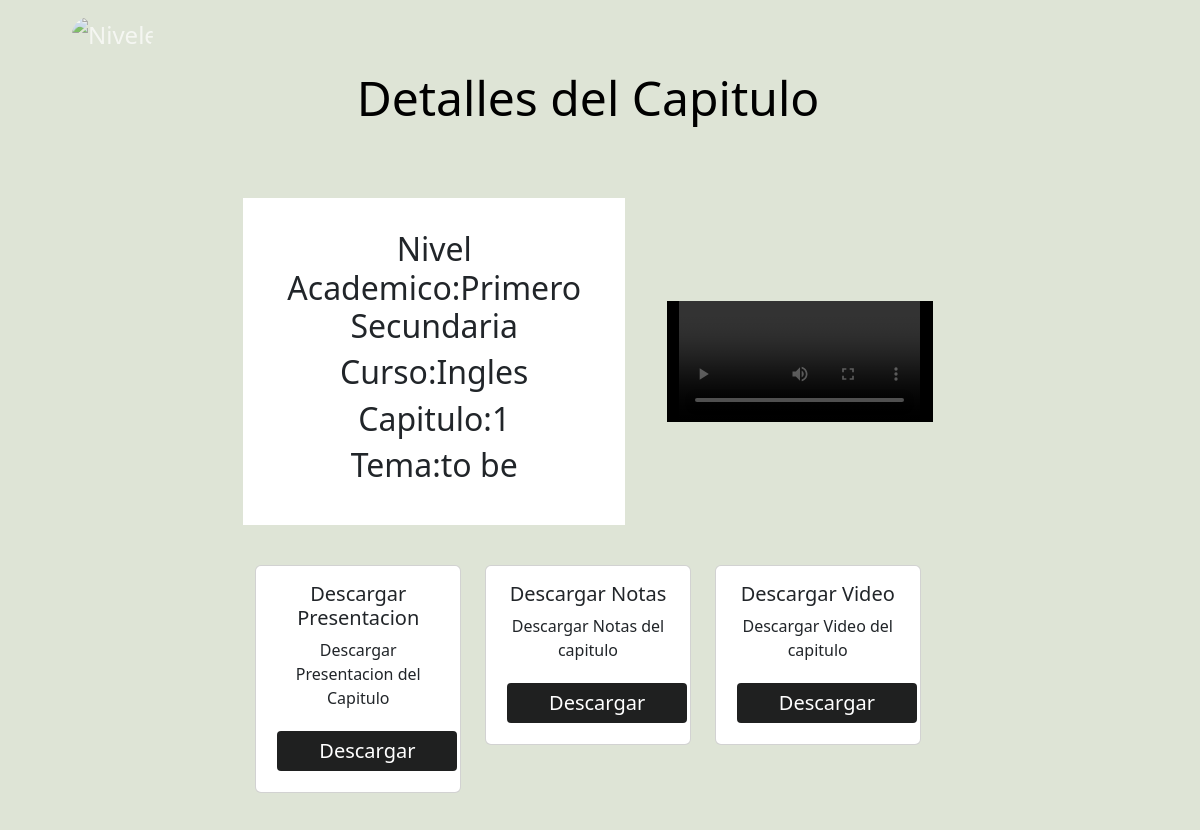
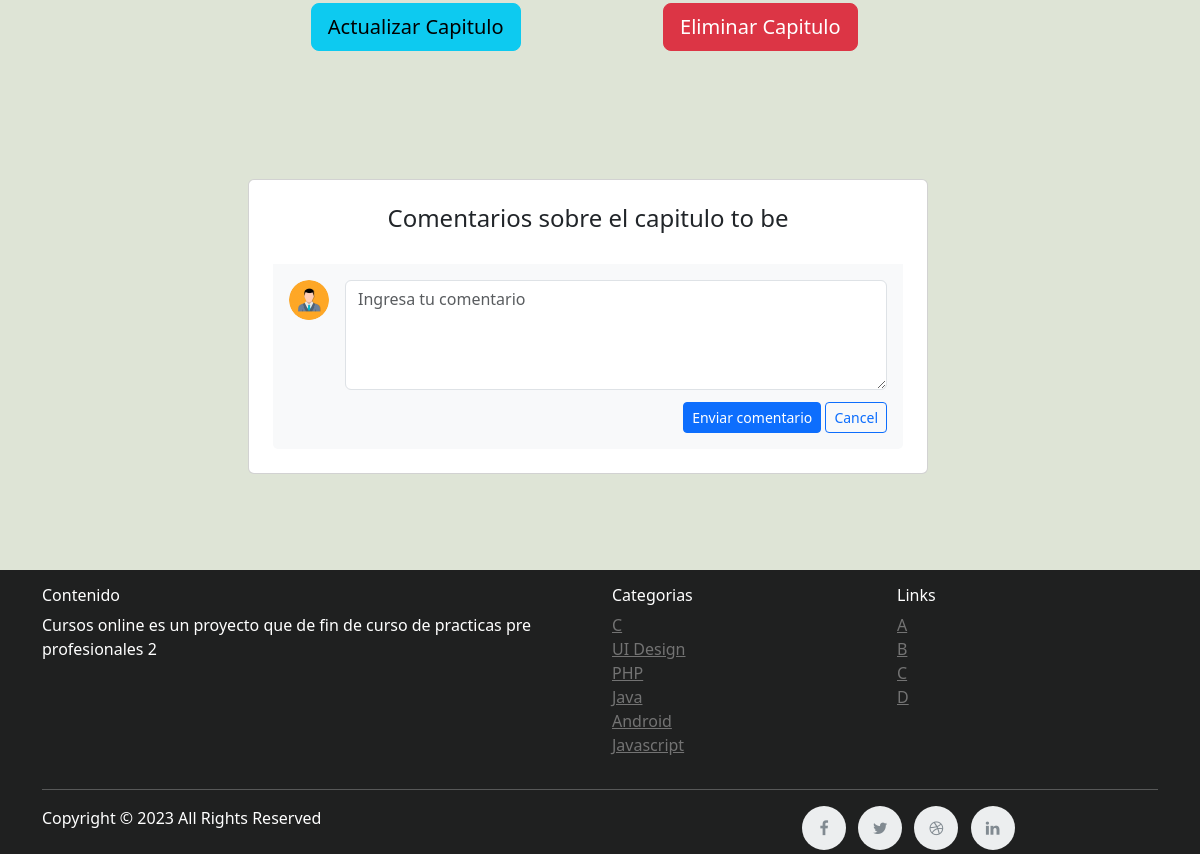
The page /curriculum/primero-secundaria/6-ingles/to-be/ (signed in, lower part) on the database as committed earlier (2 pictures, top to bottom).
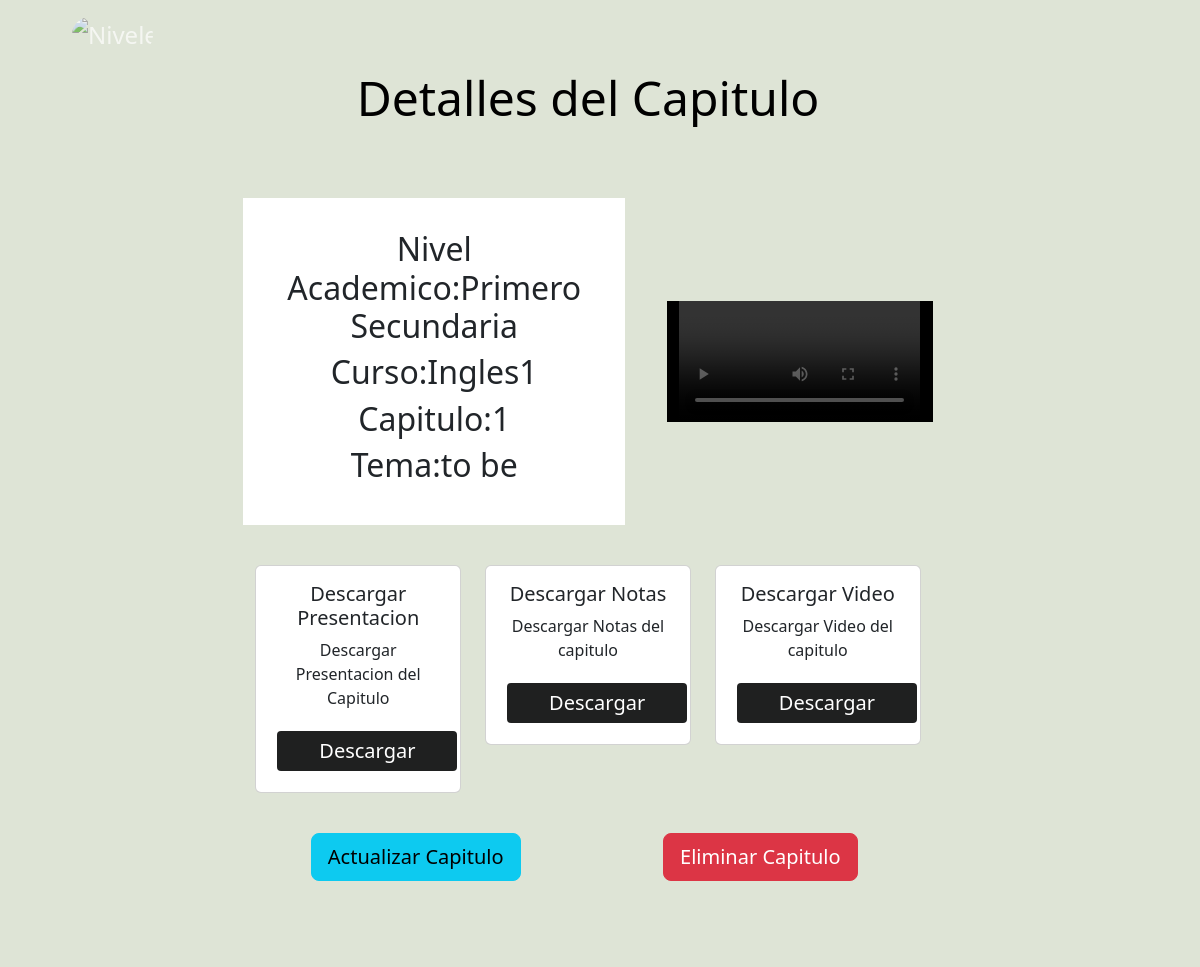
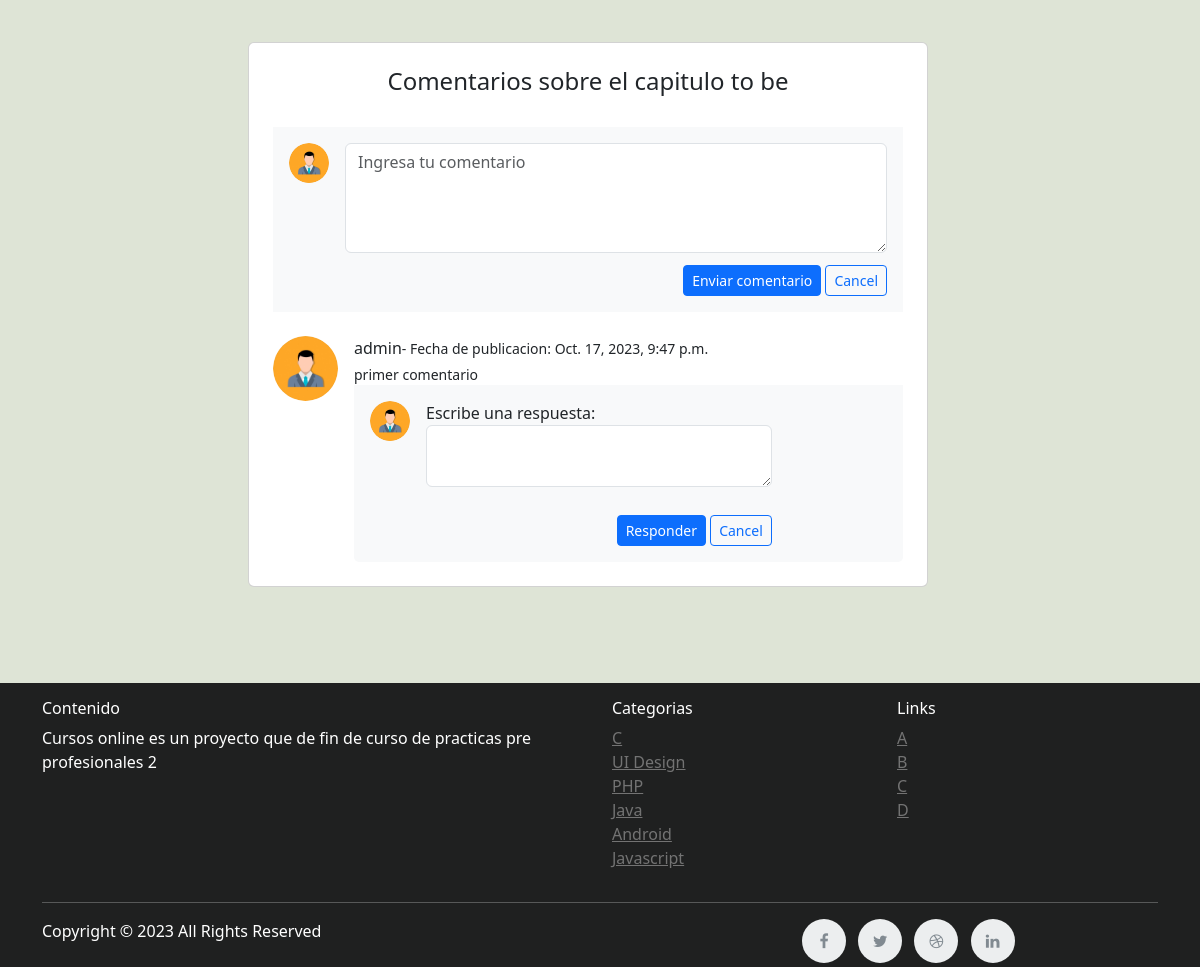
The same page on the database as committed later (2 pictures, top to bottom).
### curriculum/models.py (models this page shows, shortened)
class Lesson(models.Model):
    lesson_id = models.CharField(max_length=100, unique=True)
    Standard = models.ForeignKey(Standard, on_delete=models.CASCADE)
    created_by = models.ForeignKey(User,on_delete=models.CASCADE)
    created_at = models.DateTimeField(auto_now_add=True)
    subject = models.ForeignKey(Subject, on_delete=models.CASCADE,related_name='lessons')
    name = models.CharField(max_length=250,verbose_name="Nombre del capitulo")
    position = models.PositiveSmallIntegerField(verbose_name="Numero del capitulo")
    slug = models.SlugField(null=True, blank=True)
    video = models.FileField(upload_to=save_lesson_files,verbose_name="Video", blank=True, null=True)
    ppt = models.FileField(upload_to=save_lesson_files,verbose_name="Pdf", blank=True)
    Notes = models.FileField(upload_to=save_lesson_files,verbose_name="Anotaciones", blank=True)
    class Meta:
        ordering = ['position']

class Standard(models.Model):
    name = models.CharField(max_length=100, unique=True)
    slug = models.SlugField(null=True, blank=True)
    description = models.TextField(max_length=500,blank=True)

class Subject(models.Model):
    subject_id = models.CharField(max_length=100, unique=True)
    name = models.CharField(max_length=100)
    slug = models.SlugField(null=True, blank=True)
    standard = models.ForeignKey(Standard, on_delete=models.CASCADE, related_name='subjects')
    image = models.ImageField(upload_to=save_subject_image, blank=True, verbose_name='Subject Image')
    description = models.TextField(max_length=500,blank=True)

class Comment(models.Model):
    lesson_name = models.ForeignKey(Lesson,null=True, on_delete=models.CASCADE,related_name='comments')
    comm_name = models.CharField(max_length=100, blank=True)
    author = models.ForeignKey(User,on_delete=models.CASCADE)
    body = models.TextField(max_length=500)
    date_added = models.DateTimeField(auto_now_add=True)
    class Meta:
        ordering = ['-date_added']

### curriculum/views.py (the view, shortened to what this page needs)
# urls.py: path('<str:standard>/<str:subject>/<slug:slug>/', views.LessonDetailView.as_view(),name='lesson_detail'),
class LessonDetailView(DetailView, FormView):
    context_object_name = 'lessons'
    model = Lesson
    template_name = 'curriculum/lesson_detail_view.html'
    form_class = CommentForm
    second_form_class = ReplyForm
    extra_context={
        "usuarios":UserProfileInfo.objects.all(),
        "total_usuarios": User.objects.all()
    }
    def get_context_data(self, **kwargs):
        context = super(LessonDetailView, self).get_context_data(**kwargs)
        if 'form' not in context:
            context['form'] = self.form_class(request=self.request)
        if 'form2' not in context:
            context['form2'] = self.second_form_class(request=self.request)
        return context

### curriculum/templates/curriculum/lesson_detail_view.html (shortened to what this page needs)
{% extends 'base.html' %}
{% load static %}
{% load crispy_forms_tags %}
{% load operation %}
{% block content %}
<div style="width: 90%;" class="d-flex flex-column  align-items-center">
  <div style="width: 100% ;height: 100%; margin-top: 2rem;margin-bottom: -4.4rem;" class=" row d-flex  justify-content-center mb-2">
    <div style="width: 100%; " class="d-flex justify-content-start">
      <a class="navbar-brand color_encabezado" href="{% url 'curriculum:standard_list' %}" ><img class="logos-nav" style="width: 100px" src="https://cdn-icons-png.flaticon.com/512/5093/5093116.png" alt="Niveles"></a>
    </div>
    <div style="">
      <h2 class="mb-3 mt-3 font-weight-bold text-center" style="color:black;font-size: 3rem;">Detalles del Capitulo</h2>
    </div>
  </div>
  <div style="width: 70%;flex-direction: row;display:flex;justify-content: center;" class="mt-5">
    <div style="width: 90%;flex-direction: row;display:flex;justify-content: center;" class="">
      <section class="text-center" style="width: 100%;">
          <div class="d-flex col align-items-center" >
            <div class="d-flex row " style="text-align: starttemas;background-color: white;padding: 2rem; border-color: blue;width: 60%;">
              <h2 >Nivel Academico:{{lessons.Standard.name}}</h2>
              <h2 >Curso:{{lessons.subject.name}}</h2>
              <h2 >Capitulo:{{lessons.position}}</h2>
              <h2 >Tema:{{lessons.name}}</h2>
            </div>
            <div class="row d-flex justify-content-end" style="width:70%;">
              <div id="player-overlay">
                    <video controls >
                        <source style="width: 100%;" src="{{lessons.video.url}}"  type="video/mp4">
                    </video>
              </div>
            </div>
          </div>
          <div class="row d-flex justify-content-center mb-3 mt-3">
                      <div class="col-md-4 mb-4 mt-4">
                        <div class="card box-shadow-hover">
                          <div class="card-body">
                            <h5 class="card-title">Descargar Presentacion </h5>
                            {% if lessons.ppt %}
                            <p class="card-text">Descargar Presentacion del Capitulo</p>
                            <a href="{{lessons.ppt.url}}" download>
                            <button type="button" class="button-les"><span>Descargar</span></button>
                            </a>
                            {% else %}
                            <p class="card-text" > No existe el PPT</p>
                            {% endif %}
                          </div>
                        </div>
                      </div>
                      <div class="col-md-4 mb-4 mt-4">
                        <div class="card box-shadow-hover">
                          <div class="card-body">
                            <h5 class="card-title">Descargar Notas</h5>
                            {% if lessons.Notes %}
                            <p class="card-text">Descargar Notas del capitulo</p>
                            <a href="{{lessons.Notes.url}}" download>
                            <button type="button" class="button-les"><span>Descargar</span></button>
                            </a>
                            {% else %}
                            <p class="card-text">Notas no disponibles</p>
                            {%endif%}
                          </div>
                        </div>
                      </div>
                      <div class="col-md-4 mb-4 mt-4">
                        <div class="card box-shadow-hover">
                          <div class="card-body">
                            <h5 class="card-title">Descargar Video</h5>
                            <p class="card-text">Descargar Video del capitulo</p>
                            <a style:"width:40px"href="{{lessons.video.url}}" download>
                            <button type="button" class="button-les"><span>Descargar</span></button>
                            </a>
                          </div>
                        </div>
                      </div>
          </div>
          <div class="row d-flex justify-content-center mb-3 mt-3">
              {% if user.userprofileinfo.user_type == 'teacher' or user.is_superuser %}
              <div class="col-md-6 mb-3 text-center">
                  <a href="{% url 'curriculum:lesson_update' standard=lessons.Standard.slug subject=lessons.subject.slug slug=lessons.slug %}" class="btn btn-info btn-lg mr-4 btn-block">Actualizar Capitulo</a>
              </div>
              <div class="col-md-6">
                  <a href="{% url 'curriculum:lesson_delete' standard=lessons.Standard.slug subject=lessons.subject.slug slug=lessons.slug %}" class="btn btn-danger btn-lg mr-4 btn-block">Eliminar Capitulo </a>
              </div>
              {% endif %}
            </div>
      </section>
    </div>
  </div>
  <section class="gradient-custom w-100" style="">
    <div class="container my-5 py-5">
      <div class="row d-flex justify-content-center">
        <div class="col-md-12 col-lg-10 col-xl-8">
          <div class="card">
            <div class="card-body p-4">
              <h4 class="text-center mb-4 pb-2">Comentarios sobre el capitulo {{lessons.name}}</h4>
              <div class="row">
                <div class="col">
                  <div class="card-footer py-3 border-0" style="background-color: #f8f9fa;">
                    <div class="d-flex flex-start w-100">
                      <img class="rounded-circle shadow-1-strong me-3"
                      src='../../../../media/{{user.userprofileinfo.profile_pic | default:"Images/User_Profile_Pictures/None.jpg"}}'alt="avatar" width="40"
                        height="40" />
                      <div class="form-outline w-100">
                        <form method="post">
                          <div class="form-group">
                            {{form|crispy}}
                            <div class="float-end mt-2 pt-1">
                              <button type="submit" name="form" class="btn btn-primary btn-sm">Enviar comentario</button>
                              <button type="button" class="btn btn-outline-primary btn-sm">Cancel</button>
                            </div>
                          </div>
                        </form>
                      </div>
                    </div>
                  </div>
                  {% for comment in lessons.comments.all %}
                    <div class="d-flex flex-start mt-4">
                        {%if comment.author|parseada == "admin" or comment.author|parseada == "admin1" %}
                          <img class="rounded-circle shadow-1-strong me-3"
                          src='../../../../media/{{user.userprofileinfo.profile_pic | default:"Images/User_Profile_Pictures/None.jpg"}}' alt="imagen" width="65"
                          height="65" />
                        {%endif%}
                      <div class="flex-grow-1 flex-shrink-1">
                        <div>
                          <div class="d-flex justify-content-between align-items-center">
                            <p class="mb-1">
                              {{comment.author}}<span class="small">- Fecha de publicacion: {{comment.date_added}}</span>
                            </p>
                          </div>
                          <p class="small mb-0">
                            {{comment.body}}
                          </p>
                        </div>
                        <div class="card-footer py-3 border-0" style="background-color: #f8f9fa;">
                          <div class="d-flex flex-start w-100">
                            <img class="rounded-circle shadow-1-strong me-3"
                              src='../../../../media/{{user.userprofileinfo.profile_pic | default:"Images/User_Profile_Pictures/None.jpg"}}' alt="avatar" width="40"
                              height="40" />
                            <div class="form-outline w-100">
                              <form method="post" style="width: 75%;">
                                {{form2.as_p}}
                                <div class="float-end mt-2 pt-1">
                                  <input type="submit" name="form2" class="btn btn-primary btn-sm" value="Responder">
                                  <button type="button" class="btn btn-outline-primary btn-sm">Cancel</button>
                                </div>
                              </form>
                            </div>
                          </div>
                        </div>
                      </div>
                    </div>
                  {% endfor %}
                </div>
              </div>
            </div>
          </div>
        </div>
      </div>
    </div>
  </section>
</div>
{%endblock%}

### templates/base.html (shortened to what this page needs)
<!DOCTYPE html>
<html lang="en" dir="ltr">
  <head>
    {% load static %}
    {% load crispy_forms_tags %}
    <link href="https://cdn.jsdelivr.net/npm/bootstrap@5.3.2/dist/css/bootstrap.min.css" rel="stylesheet">
    <link rel="stylesheet" href="{% static 'css/master_css.css' %}">
    <link rel="stylesheet" href="{% static 'css/home_css.css' %}">
    <link rel="stylesheet" href="https://cdnjs.cloudflare.com/ajax/libs/font-awesome/4.7.0/css/font-awesome.min.css"/>
  </head>
  {% if user.is_authenticated %}
  <body>
                          <div class="d-flex row justify-content-center"  style="width: 100%">
                              {%block content%}
                              {%endblock%}
                          </div>
                          <footer class="page-footer" style="background-color: #1f2020">
                            <div class="container">
                              <div class="row  ">
                                        <div class="container mt-3"  style="color:white">
                                          <div class="row">
                                            <div class="col-sm-12 col-md-6">
                                              <h6>Contenido</h6>
                                              <p class="text-justify">Cursos online es un proyecto que de fin de curso de practicas pre profesionales 2</p>
                                            </div>
                                            <div class="col-xs-6 col-md-3 ">
                                              <h6>Categorias</h6>
                                              <ul class="footer-links ">
                                                <li><a href="http://scanfcode.com/category/c-language/">C</a></li>
                                                <li><a href="http://scanfcode.com/category/front-end-development/">UI Design</a></li>
                                                <li><a href="http://scanfcode.com/category/back-end-development/">PHP</a></li>
                                                <li><a href="http://scanfcode.com/category/java-programming-language/">Java</a></li>
                                                <li><a href="http://scanfcode.com/category/android/">Android</a></li>
                                                <li><a href="http://scanfcode.com/category/templates/">Javascript</a></li>
                                              </ul>
                                            </div>
                                            <div class="col-xs-6 col-md-3">
                                              <h6>Links</h6>
                                              <ul class="footer-links">
                                                <li><a href="http://scanfcode.com/contact/">A</a></li>
                                                <li><a href="http://scanfcode.com/contribute-at-scanfcode/">B</a></li>
                                                <li><a href="http://scanfcode.com/privacy-policy/">C</a></li>
                                                <li><a href="http://scanfcode.com/sitemap/">D</a></li>
                                              </ul>
                                            </div>
                                          </div>
                                          <hr>
                                        </div>
                                        <div class="container">
                                          <div class="row">
                                            <div class="col-md-8 col-sm-6 col-xs-12">
                                              <p style="color:white" class="copyright-text">Copyright &copy; 2023 All Rights Reserved
                                              </p>
                                            </div>
                                            <div class="col-md-4 col-sm-6 col-xs-12">
                                              <ul class="social-icons">
                                                <li><a class="facebook" href="#"><i class="fa fa-facebook"></i></a></li>
                                                <li><a class="twitter" href="#"><i class="fa fa-twitter"></i></a></li>
                                                <li><a class="dribbble" href="#"><i class="fa fa-dribbble"></i></a></li>
                                                <li><a class="linkedin" href="#"><i class="fa fa-linkedin"></i></a></li>
                                              </ul>
                                            </div>
                                          </div>
                                        </div>
                              </div>
                            </div>
                          </footer>
                      {% endif %}
  </body>
</html>

Rows that differ between the two databases and show on the page:
changed through a linked row, Lesson "to be": subject.name "Ingles" → "Ingles1"
added Comment: author "admin", date_added "Oct. 17, 2023, 9:47 p.m.", body "primer comentario"
